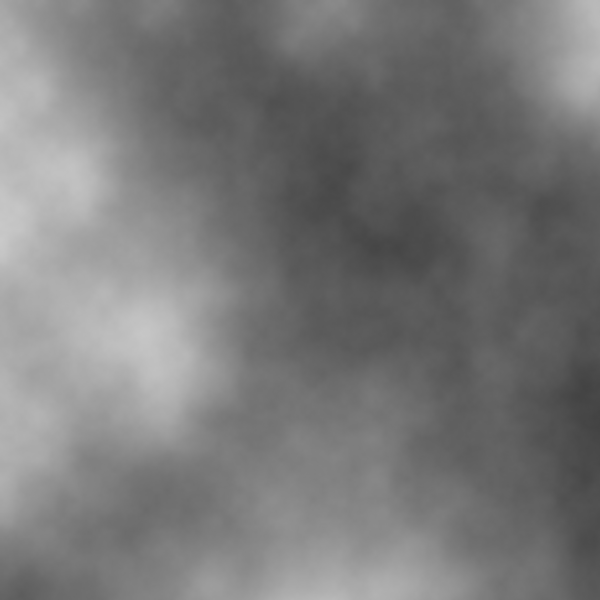
Frame 1 (no input)
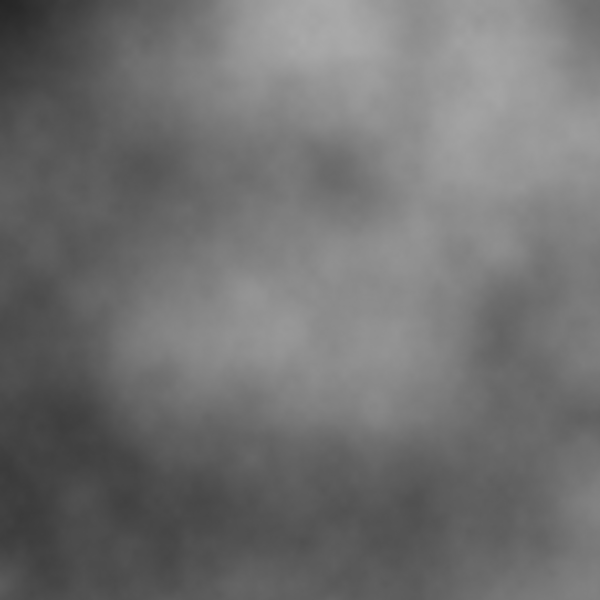
Frame 60 (the mouse pressed at the canvas centre just before this capture)
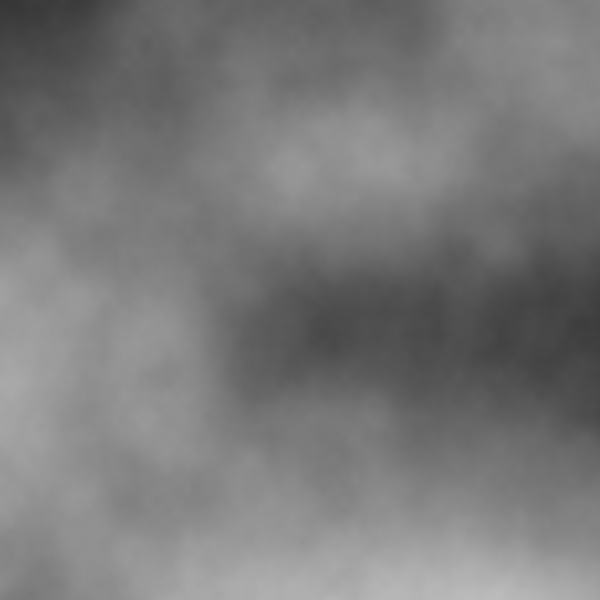
Frame 120 (the mouse held since frame 60 and released just before this capture)

The Processing sketch that drew these frames (run headless with seeded random() and noise(); from frame 60 on, the mouse is pressed at the canvas centre):

// Processing sketch: noise2D
// ── noise2D.pde
float counter = 0.0;

void setup(){
  size(600,600);
  smooth(); 
}

void draw(){
  loadPixels();
  noiseDetail(10,0.5);

  float xoff = 0.0;
  
  for(int x = 0; x < width; x++){
    float yoff = 0.0;
    for(int y = 0; y < height; y++){
      float brightness = map(noise(xoff,yoff,counter), 0, 1, 0, 255);
      pixels[x+y*width] = color(brightness);
      
      yoff += 0.003;
    }
    xoff += 0.003;
  }
  counter += 0.1;
  updatePixels();
}
